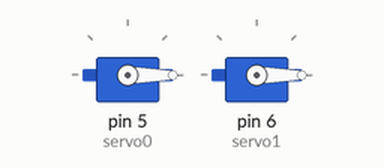
Bench run of a sketch on a simulated Arduino Uno, built with avr-gcc and run on an emulated ATmega328P. On the bench: 2 × servo. Random numbers use the default seed unless the sketch sets one.

Above: at 0.18 s.
At 18.5 s:
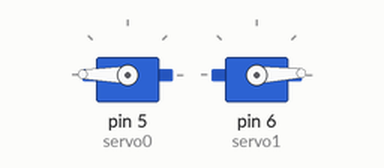
At 27.9 s:
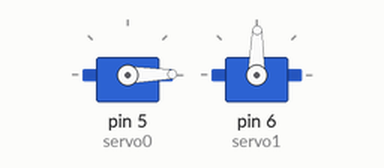
At 36.2 s:
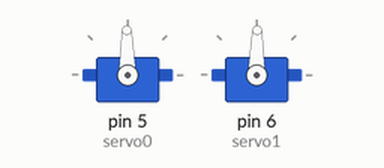
Timing chart, 0 to 40.0 s (numbered marks = the images above):
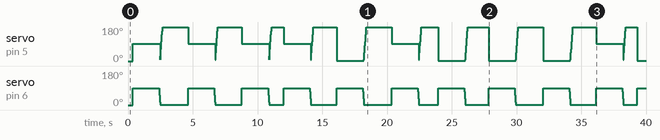

The sketch:

Servo.ino
```cpp
/*

*/

#include <Servo.h>

Servo servo0;
Servo servo1;
int angle;

int randomNumber;
void setup() {
  servo0.attach(5);
  servo0.write(0);
  servo1.attach(6);
  servo1.write(0);
  randomSeed(analogRead(0));
}

void loop()
{
  randomNumber = random(2);// 0, 1


  delay(random(2001));
  if (randomNumber == 1)
  {
    Jab();
  }else
  {
    Hook();
  }
  delay(2000);

  for(angle = 90; angle > 1; angle--)
  {
    servo1.write(angle);
    delay(1);
  }

  for(angle = 0; angle < 180; angle++)
  {
    servo0.write(angle);
    delay(1);
  }

 // scan from 0 to 180 degrees
  //for(angle = 10; angle < 180; angle++)
  //{
  //  servo0.write(angle);
  //  servo1.write(angle);
  //  delay(3);
  //}
  // now scan back from 180 to 0 degrees
  //for(angle = 180; angle > 10; angle--)
  //{
  //  servo0.write(angle);
  //  servo1.write(angle);
  //  delay(3);
  //}
}

void Hook()
{
  for(angle = 0; angle < 90; angle++)
  {
    servo1.write(angle);
  }
  for(angle = 180; angle > 90; angle--)
  {
    servo0.write(angle);
  }
}
void Jab()
{
  for(angle = 0; angle < 90; angle++)
  {
    servo1.write(angle); //
  }
  for(angle = 180; angle > 0; angle--)
  {
    servo0.write(angle);

  }
}
```
